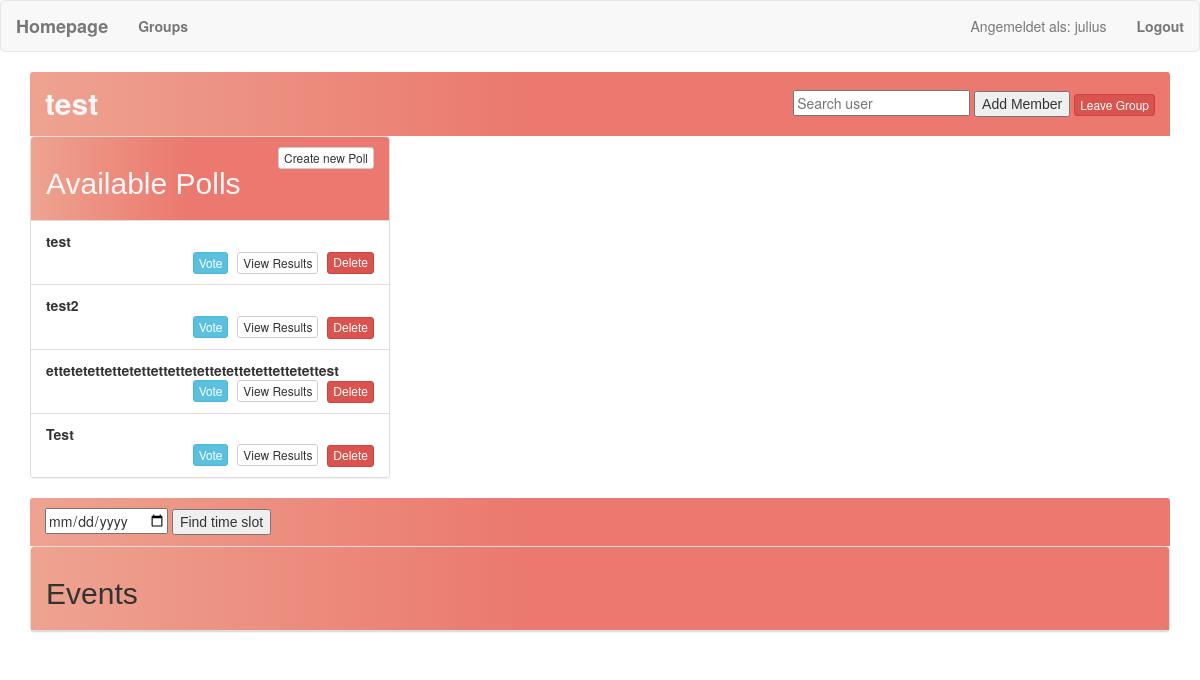
Before: /group/1/ (signed in) with the older database file.
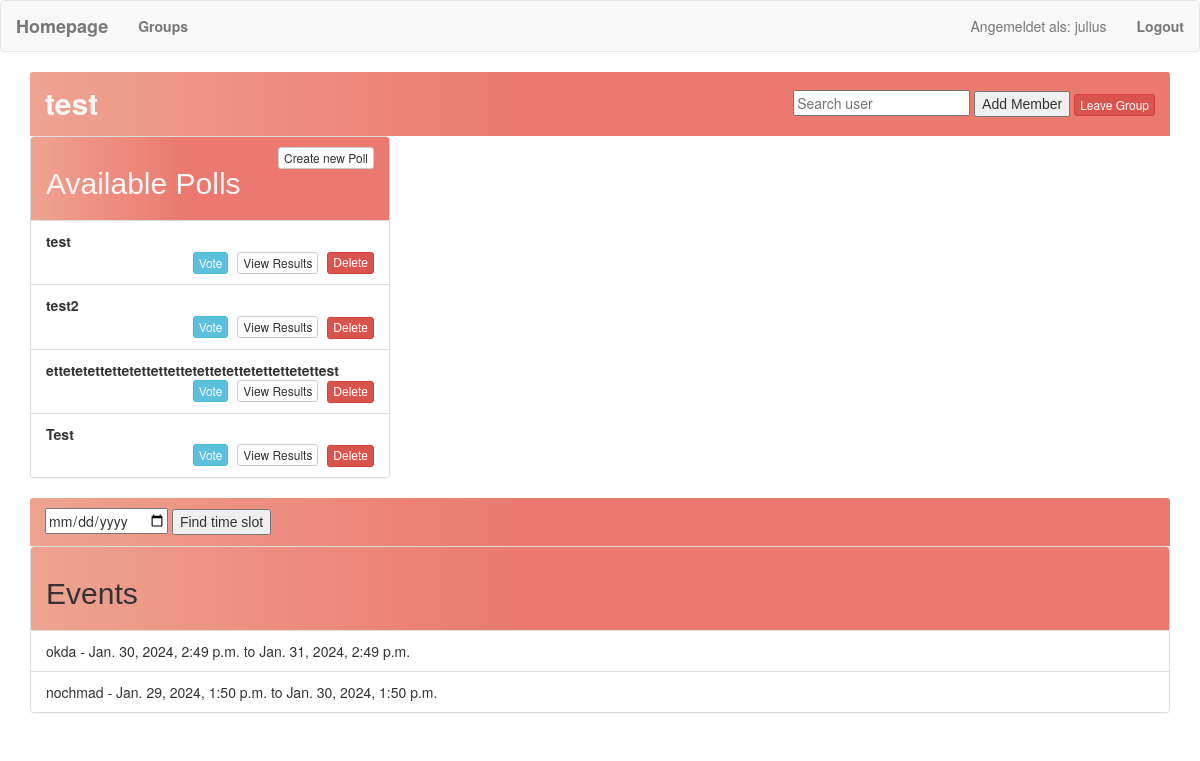
After: the same page with the newer database file.
### todolist/models.py (models this page shows, shortened)
class Group(models.Model):
    name = models.CharField(max_length=100)
    members = models.ManyToManyField(User, related_name='group_memberships')
    polls = models.ManyToManyField('poll.Poll', related_name='groups_polls', blank=True)

class Event(models.Model): # Klasse aus https://www.huiwenteo.com/normal/2018/07/24/django-calendar.html mit Anpassung der User
    users = models.ManyToManyField(User, related_name='events')
    title = models.CharField(max_length=200)
    description = models.TextField()
    start_time = models.DateTimeField()
    end_time = models.DateTimeField()
    bg_color = models.CharField(max_length=20, choices = COLOR_CHOICES, default = '#5549A3')

### poll/models.py (models this page shows, shortened)
class Poll(models.Model):
    question = models.TextField(max_length=105)
    option_one = models.CharField(max_length=30)
    option_two = models.CharField(max_length=30)
    option_three = models.CharField(max_length=30)
    option_one_count = models.IntegerField(default=0)
    option_two_count = models.IntegerField(default=0)
    option_three_count = models.IntegerField(default=0)
    group = models.ForeignKey(Group, related_name='group_polls', null=True, blank=True, on_delete=models.SET_NULL)#angepasst

### todolist/views.py (the view)
# urls.py: path('group/<int:group_id>/', todolist_views.group_detail, name='group_detail'),
def group_detail(request, group_id):
    group = get_object_or_404(Group, pk=group_id)
    if request.user in group.members.all():
        polls = Poll.objects.filter(group=group)
        common_events = Event.objects.filter(users=request.user, start_time__gte=datetime.now())
        for member in group.members.all():
            common_events = common_events.filter(users=member)
        context = {
            'group': group,
            'polls': polls,
            'common_events': common_events,
        }
        return render(request, 'group_detail.html', context)
    else:
        return redirect('group_detail')

### templates/group_detail.html (shortened to what this page needs)
{% extends "base.html" %}
{% block main %}
<div class="panel-heading" style="display: flex; justify-content: space-between; align-items: center;">
    <div class="panel-title">
        {{ group.name }}
    </div>
    <form method="post" action="{% url 'add_member' group_id=group.id %}">
        <input type="text" name="username" placeholder="Search user">
        <button type="submit">Add Member</button>
        <a href="{% url 'leave_group' group.id %}" class="btn btn-danger btn-xs" onclick="return confirm('Are you sure you want to leave this group?');">Leave Group</a>
    </form>
</div>
<div class="row">
    <div class="col-lg-4 col-lg-offset-0">
        <div class="panel panel-default">
            <div class="panel-heading" style="display: flex; justify-content: space-between; align-items: center;">
                <div class="panel-title">
                    <h2>Available Polls</h2>
                </div>
                <a href="{% url 'create' group_id=group.id %}" class="btn btn-default btn-xs" style="align-self: flex-start;">Create new Poll</a>
            </div>
            <ul class="list-group">
                {% for poll in polls %}
                <li class="list-group-item">
                    <strong>{{ poll.question }}</strong>
                    <div class="button-container">
                        <a href="{% url 'vote' poll.id %}" class="btn btn-info btn-xs">Vote</a> &nbsp;
                        <a href="{% url 'results' poll.id %}" class="btn btn-default btn-xs">View Results</a> &nbsp;
                        <form action="{% url 'delete_poll' poll.id %}" method="post" style="display: inline-block;" onsubmit="return confirm('Are you sure you want to delete this poll?');">
                            <button type="submit" class="btn btn-danger btn-xs">Delete</button>
                        </form>
                    </div>
                </li>
                {% endfor %}
            </ul>
        </div>
    </div>
</div>
<div class="panel-heading" style="display: flex; justify-content: space-between; align-items: center;">
    <form method="post" action="{% url 'find_timeslots' group_id=group.id %}" id="findTimeSlotForm">
        <input type="date" name="selected_date" id="selectedDate">
        <button type="submit">Find time slot</button>
    </form>
</div>
<div class="panel panel-default">
    <div class="panel-heading">
        <h2>Events</h2>
    </div>
    <ul class="list-group">
        {% for event in common_events %}
        <li class="list-group-item">{{ event.title }} - {{ event.start_time }} to {{ event.end_time }}</li>
        {% endfor %}
    </ul>
</div>
{% endblock %}

### templates/base.html (shortened to what this page needs)
<!DOCTYPE html>
<html lang="en">
    <head>
        <link rel="stylesheet" href="https://maxcdn.bootstrapcdn.com/bootstrap/3.3.7/css/bootstrap.min.css">
    </head>
    <body>
        <nav class="navbar navbar-default" role="navigation">
            <div class="navbar-header">
                <a class="navbar-brand" href="{% url 'calendar' %}">Homepage</a>
            </div>
                <div class="collapse navbar-collapse navbar-ex1-collapse">
                    <ul class="nav navbar-nav">
                        <li><a href="{% url 'group' %}">Groups</a></li>
                    </ul>
                    <ul class="nav navbar-nav navbar-right">
                        {% if request.user.is_authenticated %}
                        <li><p class="navbar-text">Angemeldet als: {{ request.user.username }}</p></li>
                        <li><a href="{% url 'logout' %}">Logout</a></li>
                        {% else %}
                        <li><a href="{% url 'login' %}">Login</a></li>
                        {% endif %}
                    </ul>
                </div>
        </nav>
        <div class="container">
            {% block main %}{% endblock %}
        </div>
    </body>
</html>

### templates/base.html (style rules this page uses)
h1, h2, h3, h4, h5, h6, button { font-family: 'Raleway', sans-serif; }
a, p { color: #4b5156 }
a { font-weight: 600; }
.navbar-nav.navbar-right { margin-left: auto; }
.panel-heading { background: linear-gradient(90deg, #EEA390 0%, #EB796F 43%, #EB796F 100%); }
.panel-title { color: rgb(247, 247, 247); text-decoration: none; font-size: 30px; font-weight: bold; }

### templates/group_detail.html (style rules this page uses)
.button-container { display: flex; justify-content: flex-end; align-items: center; }
.button-container .btn { margin-left: 5px; }

Changed rows visible on the page:
added Event: title "okda", start_time "Jan. 30, 2024, 2:49 p.m.", end_time "Jan. 31, 2024, 2:49 p.m."
added Event: title "nochmad", start_time "Jan. 29, 2024, 1:50 p.m.", end_time "Jan. 30, 2024, 1:50 p.m."
